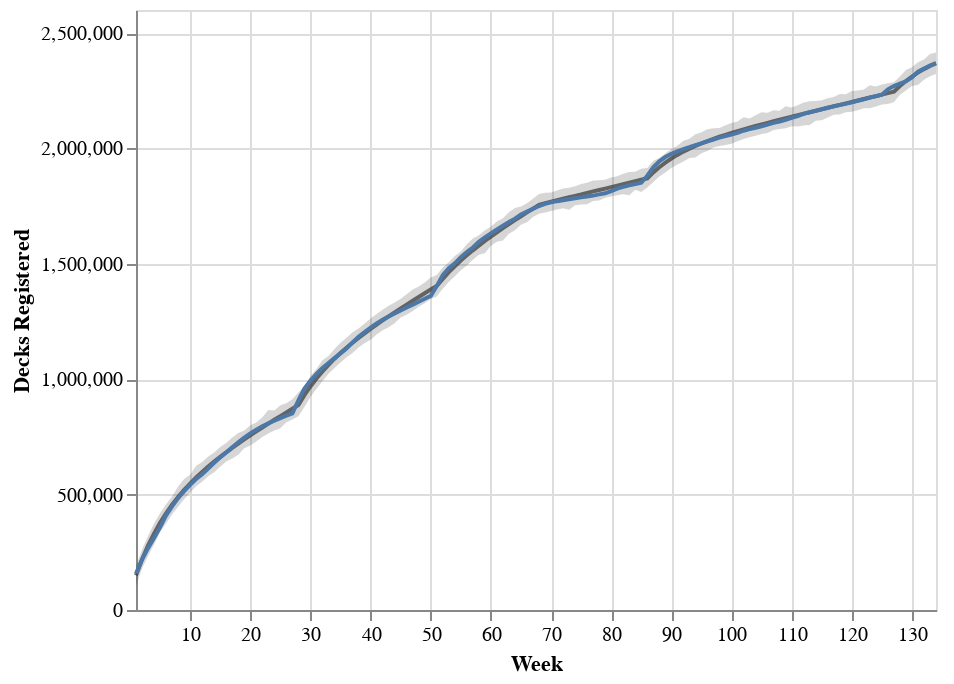

Notebook code cell kept with this figure:
### Code cell
from pymc3_altair import plot_fit_altair

with model_5:
    pm.set_data({"covid_start": 68})

chart_with_covid = plot_fit_altair(model_5, trace_5, model_data)
chart_with_covid

### Figure 1 — Vega-Lite specification as saved in the notebook (floating-point values rounded to 4 significant figures; data arrays with more than 128 entries replaced by an {"elided": "..."} marker saying what was removed)
{"config": {"view": {"continuousWidth": 400, "continuousHeight": 300}}, "layer": [{"mark": {"type": "area", "color": "#333333", "opacity": 0.2}, "encoding": {"tooltip": [{"type": "quantitative", "field": "Total_scaled", "format": ",.0f", "title": "Registered Decks"}, {"type": "quantitative", "field": "max_posterior_predictor", "format": ",.0f", "title": "Model Max"}, {"type": "quantitative", "field": "mean_posterior_predictor", "format": ",.0f", "title": "Model Mean"}, {"type": "quantitative", "field": "min_posterior_predictor", "format": ",.0f", "title": "Model Min"}], "x": {"type": "quantitative", "field": "Week_nr", "scale": {"domain": [1, 134], "nice": false, "zero": false}, "title": "Week"}, "y": {"type": "quantitative", "field": "min_posterior_predictor", "title": "Decks Registered"}, "y2": {"field": "max_posterior_predictor"}}}, {"mark": {"type": "line", "color": "#333333", "opacity": 0.7}, "encoding": {"tooltip": [{"type": "quantitative", "field": "Total_scaled", "format": ",.0f", "title": "Registered Decks"}, {"type": "quantitative", "field": "max_posterior_predictor", "format": ",.0f", "title": "Model Max"}, {"type": "quantitative", "field": "mean_posterior_predictor", "format": ",.0f", "title": "Model Mean"}, {"type": "quantitative", "field": "min_posterior_predictor", "format": ",.0f", "title": "Model Min"}], "x": {"type": "quantitative", "field": "Week_nr", "scale": {"domain": [1, 134], "nice": false, "zero": false}, "title": "Week"}, "y": {"type": "quantitative", "field": "mean_posterior_predictor"}}}, {"mark": "line", "encoding": {"tooltip": [{"type": "quantitative", "field": "Total_scaled", "format": ",.0f", "title": "Registered Decks"}, {"type": "quantitative", "field": "max_posterior_predictor", "format": ",.0f", "title": "Model Max"}, {"type": "quantitative", "field": "mean_posterior_predictor", "format": ",.0f", "title": "Model Mean"}, {"type": "quantitative", "field": "min_posterior_predictor", "format": ",.0f", "title": "Model Min"}], "x": {"type": "quantitative", "field": "Week_nr", "scale": {"domain": [1, 134], "nice": false, "zero": false}, "title": "Week"}, "y": {"type": "quantitative", "field": "Total_scaled"}}}], "data": {"name": "data-51ec81421fdf52d08a40ffd238076c89"}, "$schema": "https://vega.github.io/schema/vega-lite/v4.8.1.json", "datasets": {"data-51ec81421fdf52d08a40ffd238076c89": {"elided": "134 records"}}}
